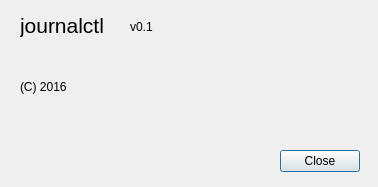
<?xml version="1.0" encoding="UTF-8"?>
<ui version="4.0">
 <class>AboutDialog</class>
 <widget class="QDialog" name="AboutDialog">
  <property name="geometry">
   <rect>
    <x>0</x>
    <y>0</y>
    <width>378</width>
    <height>187</height>
   </rect>
  </property>
  <property name="windowTitle">
   <string>Dialog</string>
  </property>
  <widget class="QLabel" name="label">
   <property name="geometry">
    <rect>
     <x>20</x>
     <y>10</y>
     <width>101</width>
     <height>31</height>
    </rect>
   </property>
   <property name="font">
    <font>
     <pointsize>16</pointsize>
    </font>
   </property>
   <property name="text">
    <string>journalctl</string>
   </property>
  </widget>
  <widget class="QLabel" name="label_2">
   <property name="geometry">
    <rect>
     <x>130</x>
     <y>20</y>
     <width>59</width>
     <height>14</height>
    </rect>
   </property>
   <property name="text">
    <string>v0.1</string>
   </property>
  </widget>
  <widget class="QLabel" name="label_3">
   <property name="geometry">
    <rect>
     <x>20</x>
     <y>80</y>
     <width>59</width>
     <height>14</height>
    </rect>
   </property>
   <property name="text">
    <string>(C) 2016</string>
   </property>
  </widget>
  <widget class="QPushButton" name="pushButton">
   <property name="geometry">
    <rect>
     <x>280</x>
     <y>150</y>
     <width>80</width>
     <height>22</height>
    </rect>
   </property>
   <property name="text">
    <string>Close</string>
   </property>
  </widget>
 </widget>
 <resources/>
 <connections/>
</ui>
